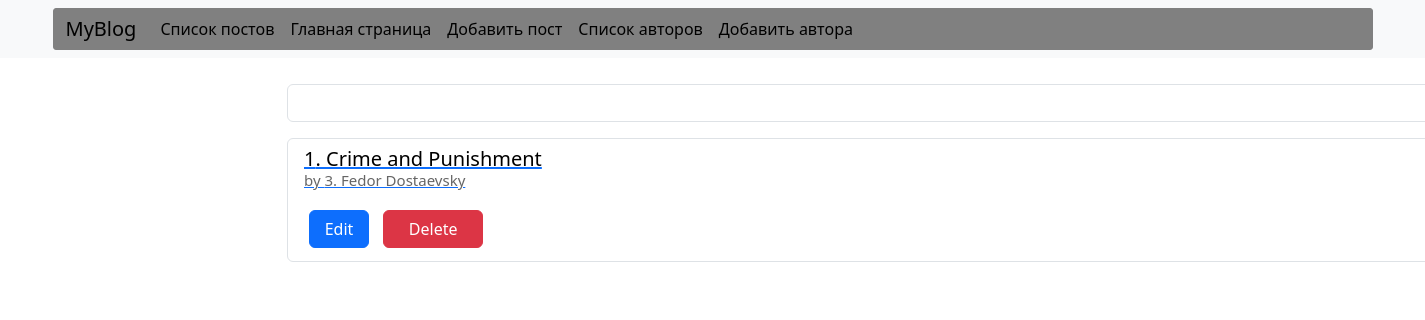
Before: /post/list/ with the older database file.
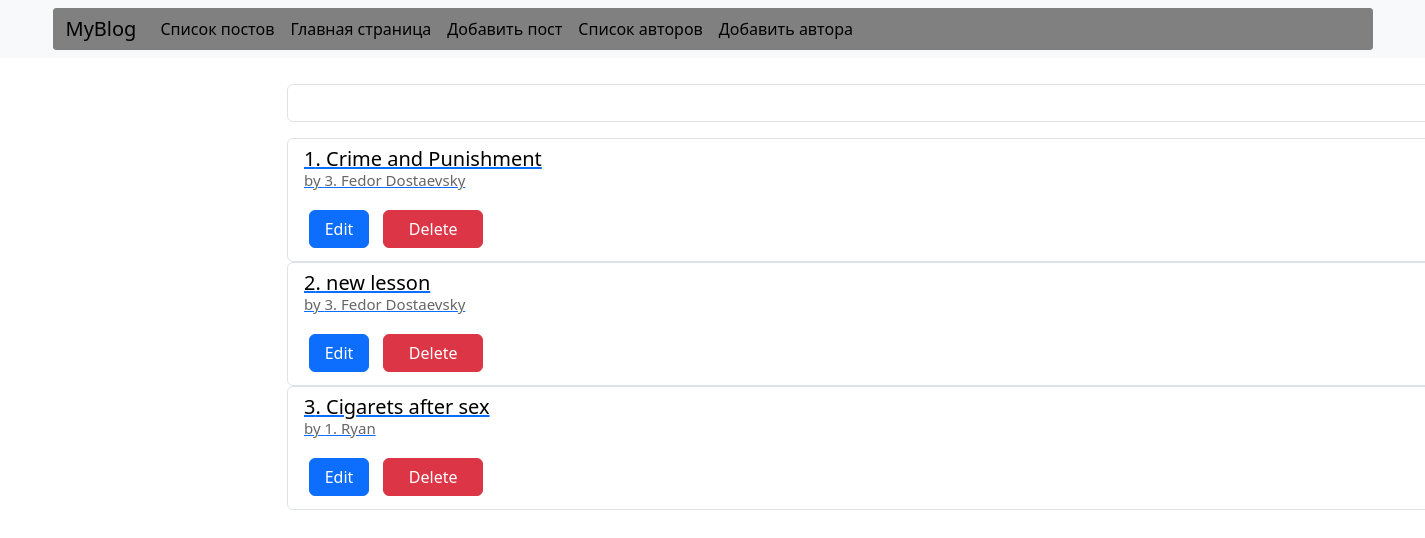
After: the same page with the newer database file.
### personal_blog/models.py (models this page shows, shortened)
class Post(models.Model):
    title = models.CharField (max_length=200, null=False, blank=False, verbose_name="Header")
    body = models.TextField (max_length = 3000, null=False, blank=False, verbose_name="Body of the post", validators=[at_least_3, ])
    author = models.ForeignKey(Author, on_delete=models.CASCADE, verbose_name="Author", null=False, blank=False)
    tags = models.ManyToManyField(
        'personal_blog.Tag',
        related_name='posts',
        blank=True
    )
    created_at = models.DateTimeField(auto_now_add=True, verbose_name="Created Data")
    updated_at = models.DateTimeField(auto_now=True, verbose_name="Updated Data")
    class Meta:
        pass

class Author(models.Model):
    name = models.CharField(max_length=200, null=False, blank=False, verbose_name='Name of the author')
    def __str__(self):  # method str like in java
        return f"{self.pk}. {self.name}"

### personal_blog/views/post_views_classView.py (the view, shortened to what this page needs)
# urls.py: path('list/', PostListView.as_view(), name='post_list'),
class PostListView(ListView):
    template_name = 'posts/list.html'
    model = Post
    context_object_name = 'posts'
    form = SearchForm
    def get(self, request, *args, **kwargs):
        self.form = self.get_search_form()
        self.search_value = self.get_search_value()
        return super().get(request, *args, **kwargs)
    def get_search_form(self):
        return self.form(self.request.GET)
    def get_search_value(self):
        if self.form.is_valid():
            return self.form.cleaned_data.get("search")
        return None
    def get_context_data(self, object_list = None ,**kwargs):
        context = super().get_context_data(object_list = object_list, **kwargs)
        context['form'] = self.form
        if self.search_value:
            context['search'] = urlencode({'search': self.search_value})
        return context
    def get_queryset(self, **kwargs):
        queryset = super().get_queryset()
        if self.search_value:
            query = Q(title__icontains=self.search_value) | Q(author__name__icontains=self.search_value)
            queryset = queryset.filter(query)
        return queryset

### personal_blog/forms.py
class SearchForm(forms.Form):
    search = forms.CharField(max_length=200, required=False , label='Search')

### templates/posts/list.html
{% extends 'base.html' %}
{% block content %}
    <div class="search mb-3">
        {% include 'partials/search.html' %}
    </div>
    {% for post in posts %}
        <div class="list-group">
          <button type="button" class="list-group-item list-group-item-action" style="color: darkgray" aria-current="true">
              <a href="{% url 'post_detail' post.pk %}"><h5 class="mb-1" style="color: black">{{ post.id }}. {{post.title}}<p style="color: #666666; font-size: 15px"> by {{ post.author }}</p>
              </h5></a>
              <a href="{% url 'post_update' post.pk %}" class="btn btn-primary" style="margin: 5px; width: 60px">Edit</a>
            <a href="{% url 'post_delete' post.pk %}" class="btn btn-danger" style="width: 100px; margin: 5px; ">Delete</a>
          </button>
        </div>
    {% endfor %}
{% endblock %}

Changed rows visible on the page:
added Post: id "2", title "new lesson", author "3. Fedor Dostaevsky"
added Post: id "3", title "Cigarets after sex", author "1. Ryan"
